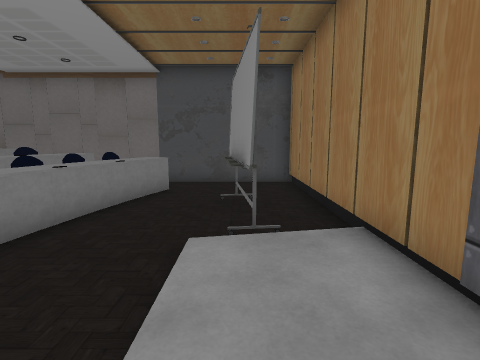
View 1 (above)

24 first-person views from a walk through a Unity game level. The camera is 1.4 m above the floor, tilts 8° down and sees 85° across. The floor is counted in squares, 1 m on a side. Each view is taken from the middle of a square. On the plan, view 1 faces up. The plan holds only what a view shows up to about 13 squares ahead; the rest is blank. Some surface patterns are stand-ins.

View 2
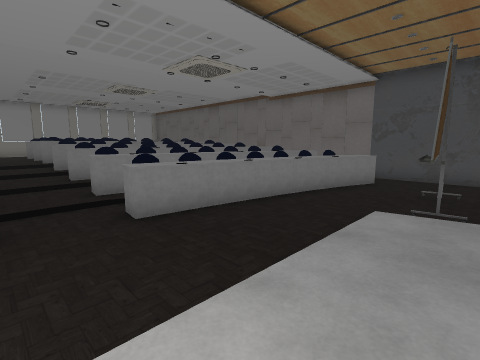

View 3
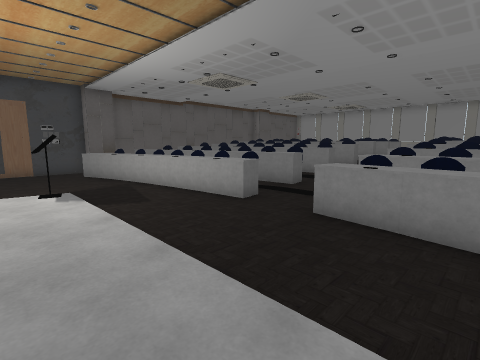

View 4
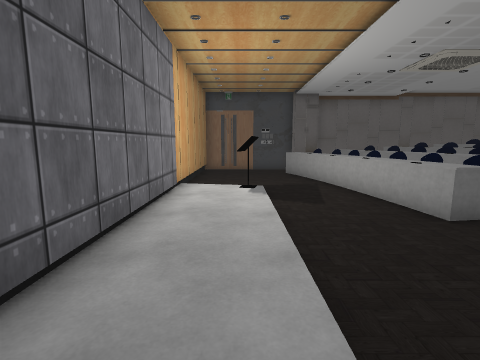

View 5
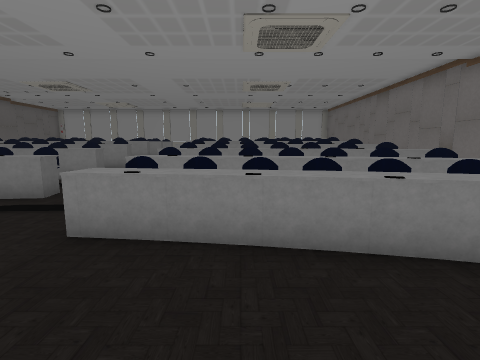

View 6
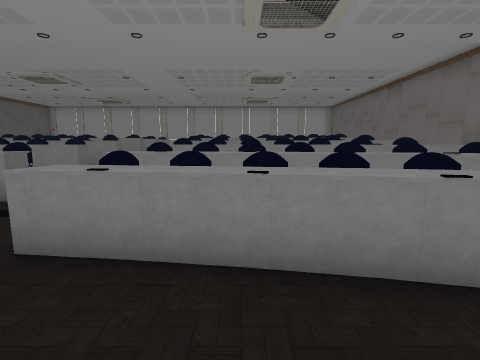

View 7
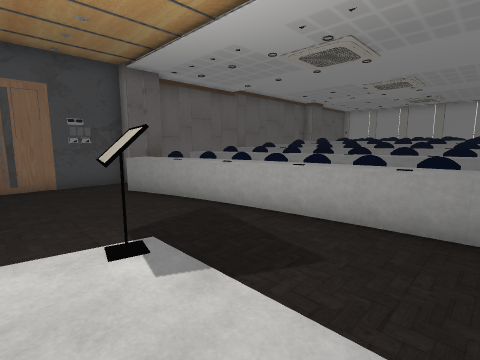

View 8
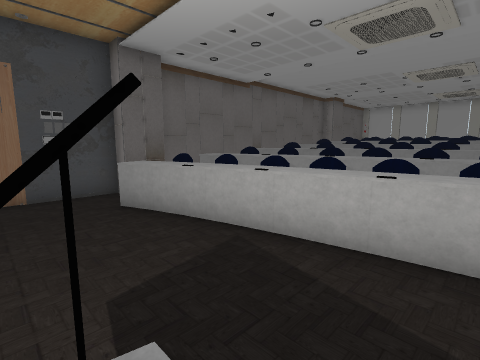

View 9
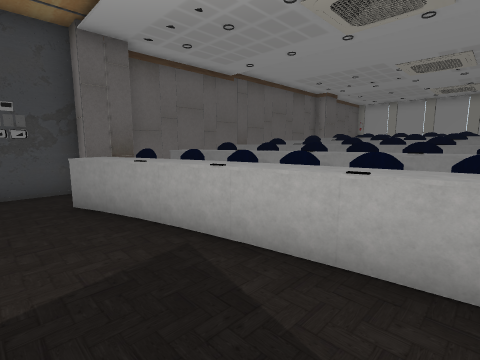

View 10
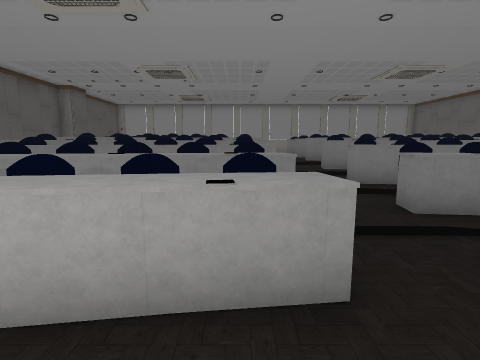

View 11
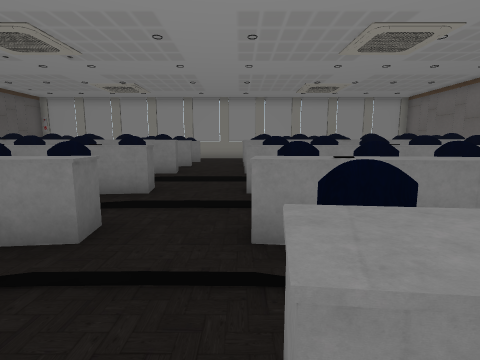

View 12
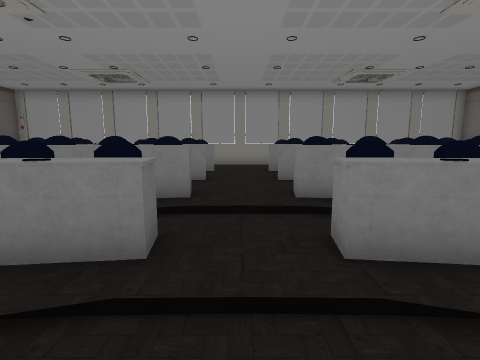

View 13
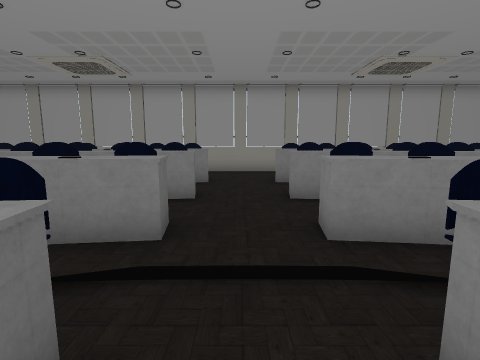

View 14
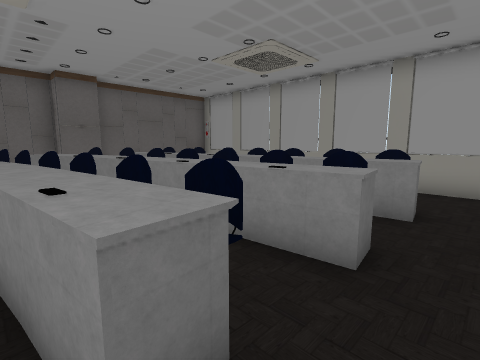

View 15
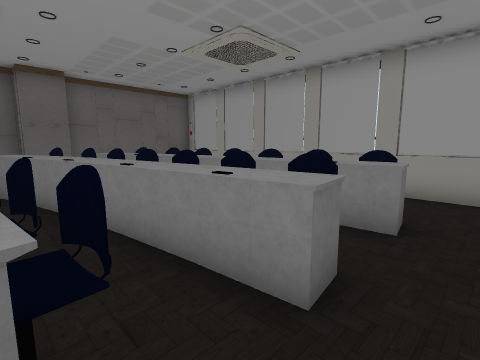

View 16
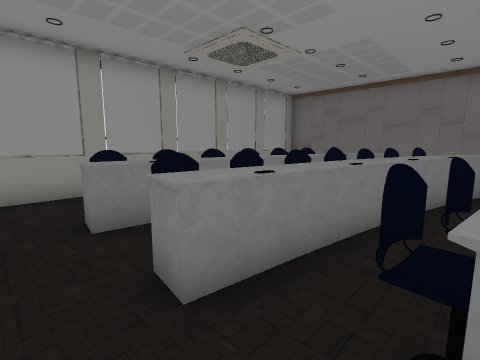

View 17
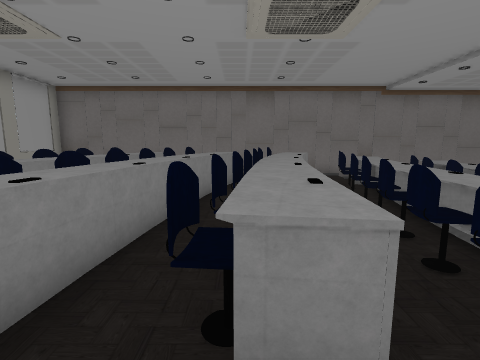

View 18
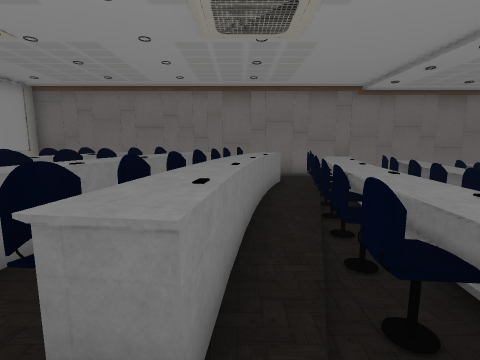

View 19
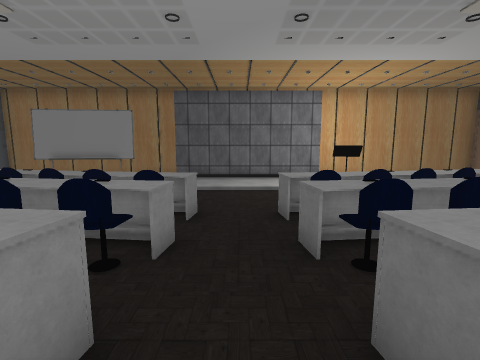

View 20
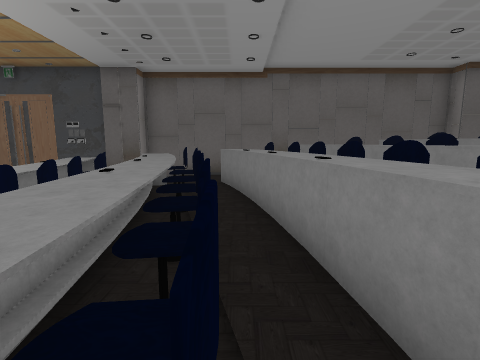

View 21
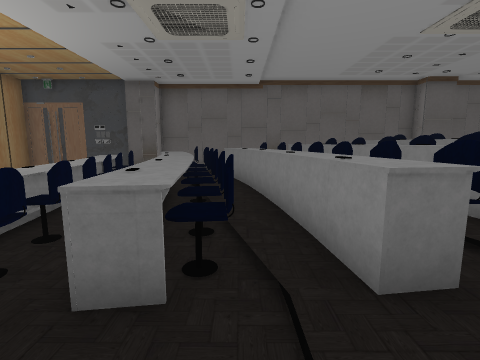

View 22
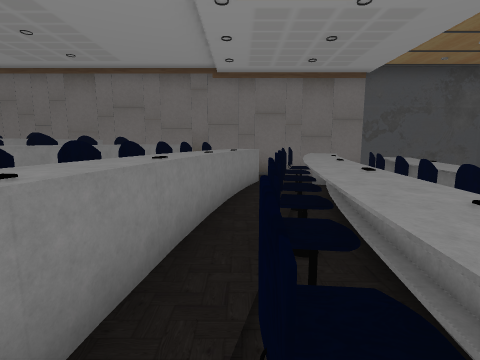

View 23
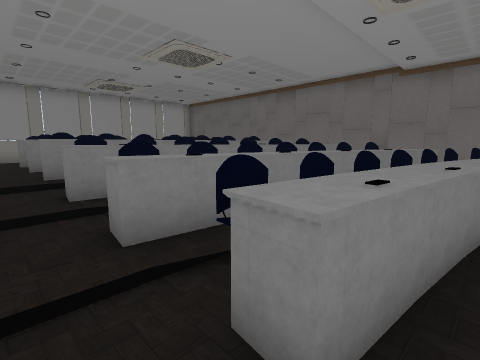

View 24
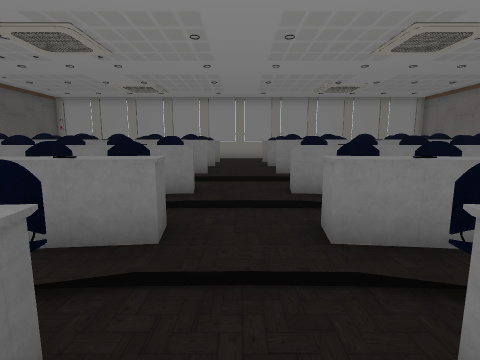

### Floor plan
Key: @ floor where view 1 was taken; # wall or solid block; x gap in a wall; . main floor; : floor 0.25 m higher than the main floor; + floor 0.5 m higher than the main floor; * floor 0.75 m higher than the main floor; / step, stairs or slope; = window, fence, low wall or low ledge; ^ raised ledge; O other object.
Columns run from 23 left of view 1 to 2 right of it. Each row starts with its distance up from view 1.
 11 ##########################
 10 #          **  /    /....#
  9 #      ^# ^*## ##+^ ^....#
  8 #   O^OO#O^O##O#O^#O^....#
  7 #  OO#O^#O^O##O#O^#O^..O.#
  6 #   ##O^OO^O#O##O^O^^..O.#
  5 #  O##O^O^###O##O^O^...O.#
  4 #  O^OO^O##O#O##O^O^...O/#
  3 #  O#OO*O^OO#O##O^O=...::#
  2 #  O#O^*O^O#+O#OO:O=...::#
  1 #*OO#O^*O^O#/O#OO:O=...::#
  0 #**#*#^*^*+=/##:^/##...@:#
 -1 #*********++/++::/.....::#
 -2 #**#*O^*O#+=/##:#/##...::#
 -3 #* O#O^*O^O#+O#O#:O=...::#
 -4 #  O#O^*O^O#+O#O##O=...::#
 -5 #  O#OO*O^OO#O#OO#O=...O:#
 -6 #  O^OOxO##O#O##O^O=...O/#
 -7 #  O^=O^O^ O#O##O^OO.....#
 -8 #  OO####O^##O###^##=....#
 -9 #   O^O##O^O####O^^O^....#
-10 #   O^OO^O^######O=O^....#
-11 #       ###     #####....#
-12 #     ##           ##...##
-13  #####              ######

Positions as (right, up) in squares from view 1, and headings:
1: (0, 0), facing up
2: (1, -2), facing up-left
3: (1, 3), facing down-left
4: (0, 3), facing down
5: (0, 3), facing left
6: (-1, 3), facing left
7: (1, -2), facing down-left
8: (0, -4), facing down-left
9: (-1, -4), facing down-left
10: (-2, -3), facing left
11: (-6, 0), facing left
12: (-9, -1), facing left
13: (-11, -1), facing left
14: (-14, -1), facing down-left
15: (-15, -1), facing down-left
16: (-15, -1), facing up-left
17: (-15, -1), facing up
18: (-14, -1), facing up
19: (-11, -1), facing right
20: (-8, -2), facing down
21: (-8, 0), facing down
22: (-8, 0), facing up
23: (-6, -1), facing up-left
24: (-6, -1), facing left
